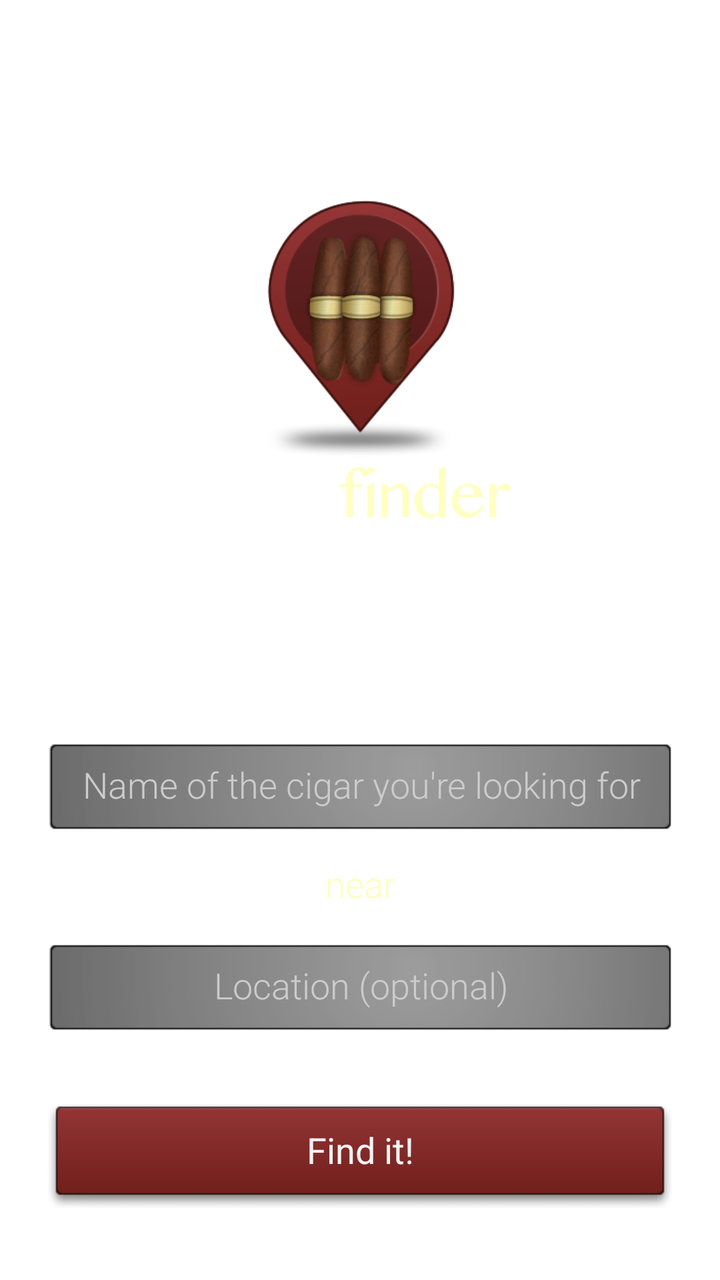
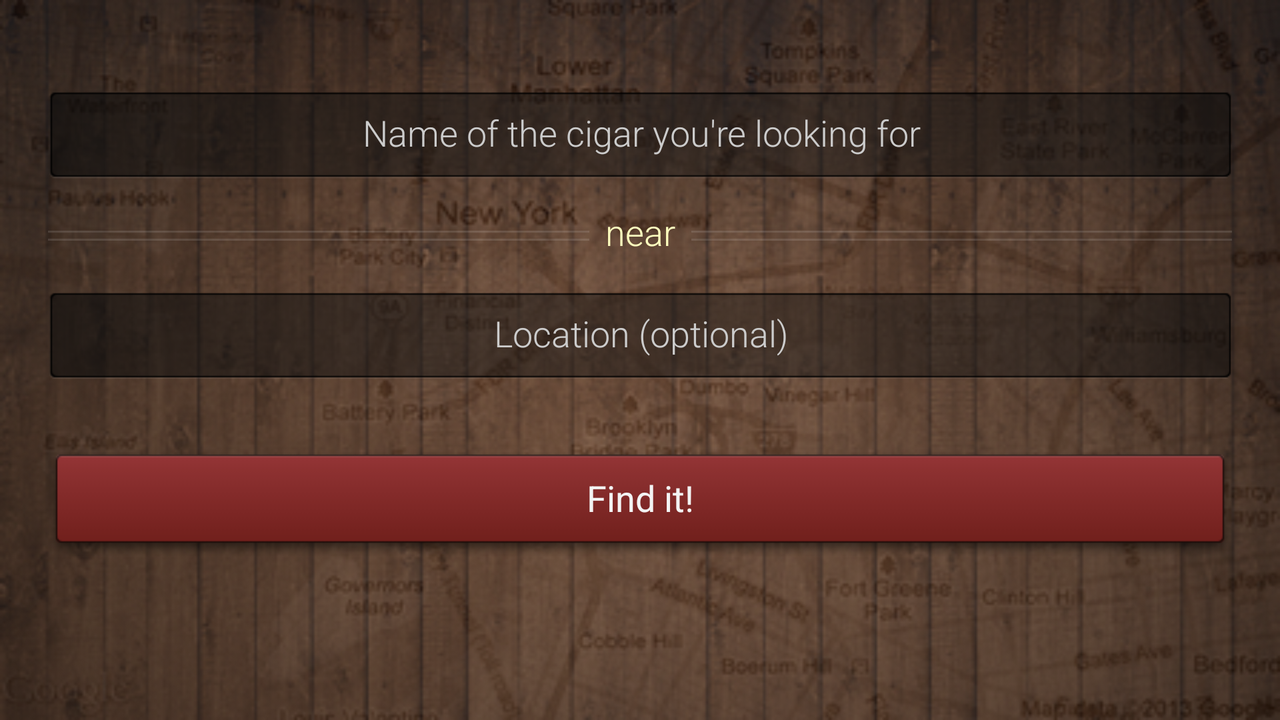

First picture: res/layout/ on a phone held upright. Second picture: the repository's own variant of that layout, on a device whose configuration matches the variant's folder. Source for both follows.
<!-- AndroidManifest.xml: application theme cigar_finder -->
<!-- res/layout/activity_cigar_search_form.xml -->
<?xml version="1.0" encoding="utf-8"?>
<LinearLayout xmlns:android="http://schemas.android.com/apk/res/android"
  android:orientation="vertical"
  android:layout_width="match_parent"
  android:layout_height="match_parent"
  android:paddingLeft="24dp"
  android:paddingRight="24dp"
  >

  <View android:layout_width="match_parent"
    android:layout_height="0dp"
    android:layout_weight="1"
    />
  <ImageView
    android:layout_width="match_parent"
    android:layout_height="172dp"
    android:id="@+id/imageView"
    android:src="@drawable/ic_logo_home"
    android:layout_gravity="center_horizontal"
    android:scaleType="fitCenter"
    android:contentDescription="Cigar Finder"
    />
  <View android:layout_width="match_parent"
    android:layout_height="0dp"
    android:layout_weight="1"
    />
  <include layout="@layout/cigar_search_form"/>
</LinearLayout>
<!-- res/layout/cigar_search_form.xml (included above) -->
<?xml version="1.0" encoding="utf-8"?>
<merge xmlns:android="http://schemas.android.com/apk/res/android">

  <AutoCompleteTextView
    android:id="@+id/inputCigarName"
    android:hint="Name of the cigar you're looking for"
    style="@style/search_form_input"
    android:imeOptions="flagNavigateNext"
    android:popupBackground="@drawable/autocomplete_background"
    />

  <LinearLayout
    android:layout_width="match_parent"
    android:layout_height="wrap_content"
    style="@style/search_form_separator_text"
    >

    <View
      android:layout_width="match_parent"
      android:layout_height="5dp"
      android:layout_weight="1"
      android:background="@drawable/separator"
      android:layout_gravity="center"
      android:layout_marginTop="2sp"
      android:layout_marginRight="8dp"/>

    <TextView
      android:text="near"
      android:layout_gravity="center"
      android:textColor="#FEFFBF"
      android:layout_height="wrap_content"
      android:layout_width="wrap_content"
      android:layout_weight="0"
      android:textSize="18sp"
      style="@style/lightFont"/>

    <View
      android:layout_width="match_parent"
      android:layout_height="5dp"
      android:layout_weight="1"
      android:background="@drawable/separator"
      android:layout_gravity="center"
      android:layout_marginTop="2sp"
      android:layout_marginLeft="8dp"/>
  </LinearLayout>

  <EditText
    android:id="@+id/inputLocationName"
    android:hint="Location (optional)"
    style="@style/search_form_input"
    android:autoText="false"
    android:imeOptions="actionDone"
    />

  <Button
    android:text="Find it!"
    android:id="@+id/searchSubmit"
    android:onClick="performSearch"
    style="@style/search_form_button"/>
</merge>
<!-- resources referenced by this layout -->
<resources>
  <!-- from res/values-v16/ -->
  <style name="lightFont">
      <item name="android:fontFamily">sans-serif-light</item>
    </style>
  <style name="search_form_button" parent="search_form_button_parent">
      <item name="android:layout_marginBottom">36dp</item>
    </style>
  <!-- from res/values-v16/ -->
  <style name="search_form_input" parent="search_form_input_parent">
      <item name="android:fontFamily">sans-serif-light</item>
    </style>
  <style name="search_form_separator_text">
      <item name="android:layout_width">match_parent</item>
      <item name="android:layout_height">wrap_content</item>
      <item name="android:layout_marginTop">14dp</item>
      <item name="android:layout_marginBottom">18dp</item>
    </style>
  <style name="search_form_button_parent">
      <item name="android:layout_width">match_parent</item>
      <item name="android:layout_height">52dp</item>
      <item name="android:layout_gravity">center</item>
      <item name="android:layout_marginTop">36dp</item>
      <item name="android:background">@drawable/search_button</item>
    </style>
  <style name="search_form_input_parent">
      <item name="android:layout_width">fill_parent</item>
      <item name="android:layout_height">44dp</item>
      <item name="android:background">@drawable/search_input</item>
      <item name="android:textIsSelectable">false</item>
      <item name="android:textColor">#cccccc</item>
      <item name="android:textColorHint">#cccccc</item>
      <item name="android:selectAllOnFocus">true</item>
      <item name="android:gravity">center</item>
      <item name="android:inputType">textNoSuggestions</item>
      <item name="android:focusable">true</item>
    </style>
  <!-- drawable list_divider (drawable) -->
  <?xml version="1.0" encoding="utf-8"?>
  <layer-list xmlns:android="http://schemas.android.com/apk/res/android">
    <item android:left="7dp">
      <bitmap
        android:src="@drawable/list_divider_image"
        android:tileMode="repeat"
        />
    </item>
  </layer-list>
  <style name="cigar_finder.action_bar" parent="android:Widget.Holo.ActionBar">
      <item name="android:background">@drawable/action_bar_background</item>
      <item name="android:displayOptions">showTitle</item>
    </style>
  <!-- drawable autocomplete_item (drawable) -->
  <?xml version="1.0" encoding="utf-8"?>
  <selector xmlns:android="http://schemas.android.com/apk/res/android">
    <item android:drawable="@drawable/autocomplete_selected_gradient"
      android:state_pressed="true"
      />
  </selector>
  <style name="cigar_finder.list_style" parent="android:Widget.Holo.ListView">
      <item name="android:listSelector">@drawable/autocomplete_item</item>
    </style>
  <!-- drawable search_button (drawable) -->
  <?xml version="1.0" encoding="utf-8"?>
  <selector xmlns:android="http://schemas.android.com/apk/res/android">
    <item android:drawable="@drawable/search_button_pressed" android:state_pressed="true" />
    <item android:drawable="@drawable/search_button_default" />
  </selector>
  <!-- drawable action_bar_background (drawable) -->
  <?xml version="1.0" encoding="utf-8"?>
  <shape xmlns:android="http://schemas.android.com/apk/res/android"
    android:shape="rectangle"
    >
    <gradient android:angle="270"
      android:startColor="#94312D"
      android:endColor="#8D3030" />
  </shape>
  <!-- drawable autocomplete_selected_gradient (drawable) -->
  <?xml version="1.0" encoding="utf-8"?>
  <shape xmlns:android="http://schemas.android.com/apk/res/android"
    android:shape="rectangle"
    >
    <gradient android:startColor="#953332"
      android:endColor="#75201B"
      android:angle="270"
      />
  </shape>
</resources>
<!-- res/layout-land/activity_cigar_search_form.xml (the repository's variant of the layout above) -->
<!-- drawn on the phone turned sideways -->
<?xml version="1.0" encoding="utf-8"?>
<LinearLayout xmlns:android="http://schemas.android.com/apk/res/android"
  android:orientation="vertical"
  android:layout_width="match_parent"
  android:layout_height="match_parent"
  android:paddingLeft="24dp"
  android:paddingRight="24dp"
  >

  <View android:layout_width="match_parent"
    android:layout_height="0dp"
    android:layout_weight="1"
    />
  <include layout="@layout/cigar_search_form"/>
  <View android:layout_width="match_parent"
    android:layout_height="0dp"
    android:layout_weight="1"
    />
</LinearLayout>
